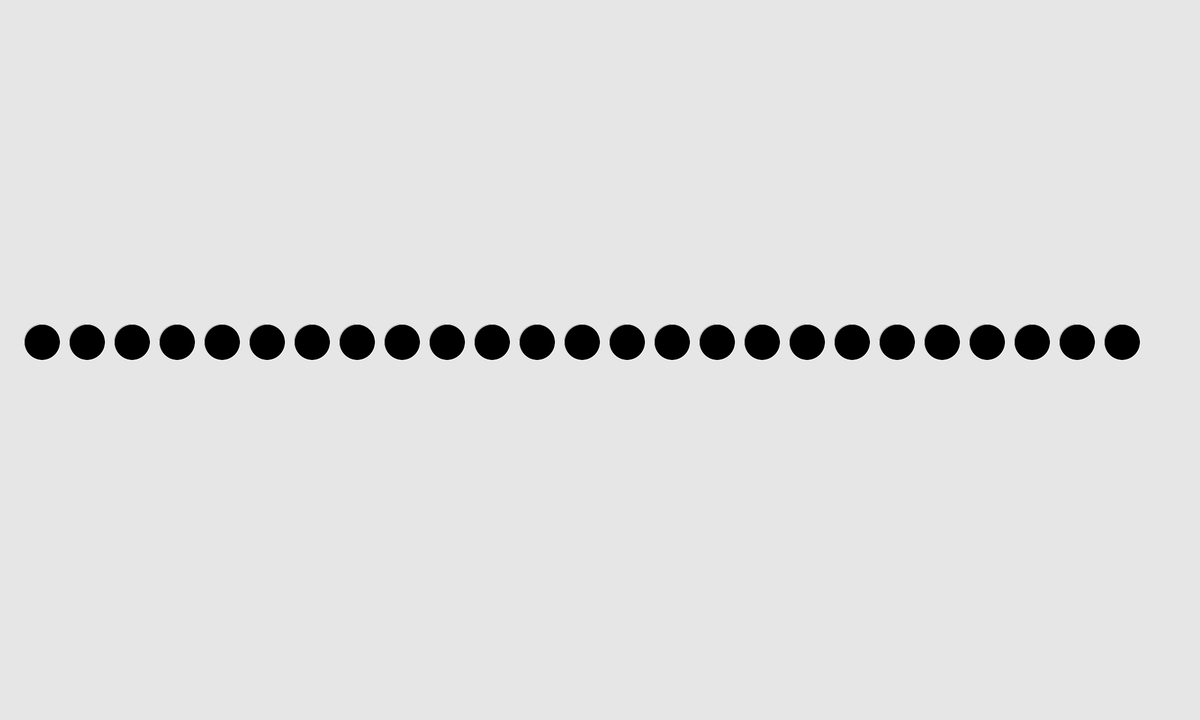
Frame 1 (no input)
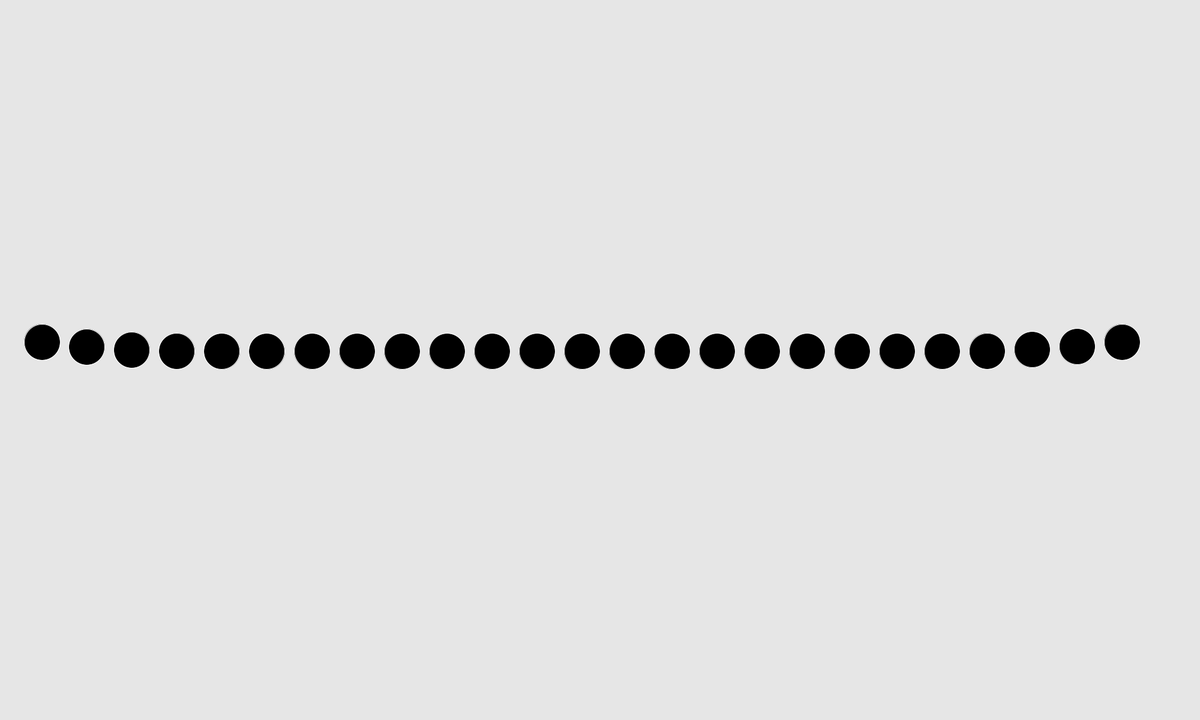
Frame 60 (the mouse pressed at the canvas centre just before this capture)
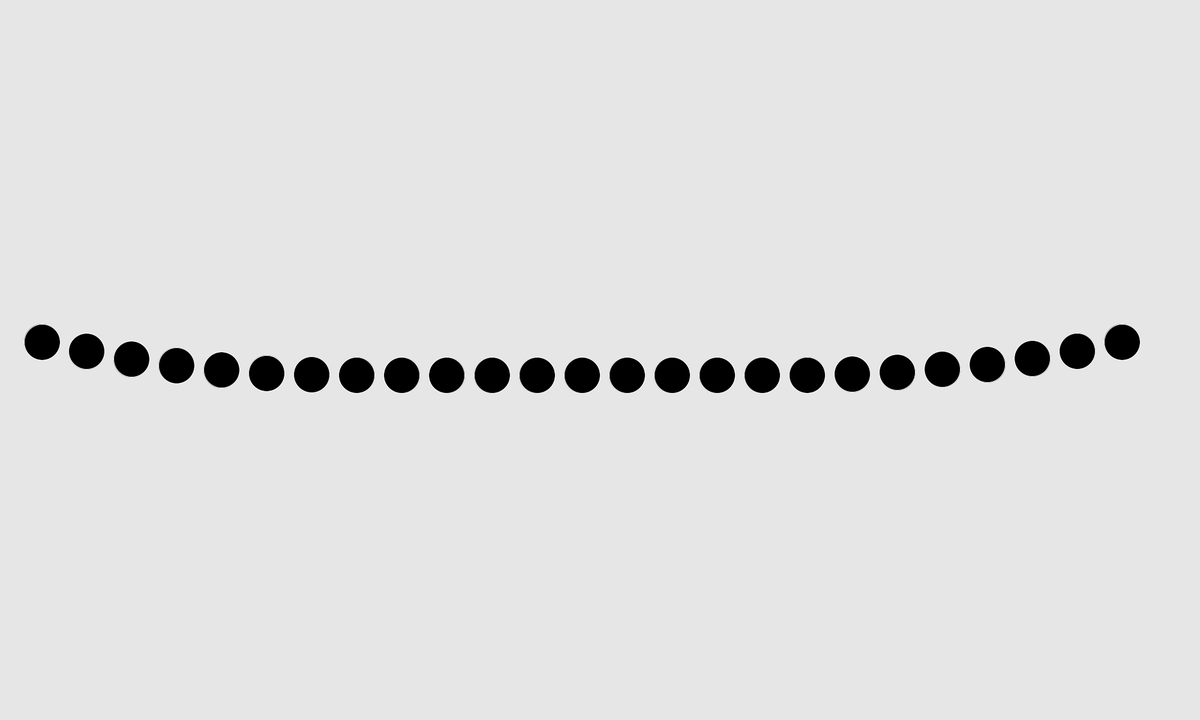
Frame 120 (the mouse held since frame 60 and released just before this capture)

The Processing sketch that drew these frames (run headless with seeded random() and noise(); from frame 60 on, the mouse is pressed at the canvas centre):

// Processing sketch: PhysicsParticleString_Bridge
// ── PhysicsParticleString_Bridge.pde
// Physics Particle String //

// global measurements
float pixelspermeter = 10;
float scrWidth = 200; // meters
float scrHeight = 120; // meters
float dt = 0.01;


// constants
float stringLen; // lenght of chain
float KString = 10;
float KAir = .1;

// chain
particle[] chain = new particle[25];

// particle assets
particle[] neighborlist1 = new particle[1];
particle[] neighborlist2 = new particle[2];

void setup() {
  size(2000, 1200);
  
  // String size
  stringLen = scrWidth - 20;
  background( 230,230,230);
  
  // Particles
  for ( int i = 0; i < chain.length; i++ ) {
     chain[i] = new particle( stringLen * i/(chain.length-1) + 10, scrHeight / 2, scrHeight, color(0,0,0));
  }
  frameRate(1/dt);
}

void draw()
{
  // clear
  background(230,230,230);
  
  // first link
  chain[0].render();
  
  // middle links
  // for (int i = 1; i<chain.length-1; i++)
  for (int i = chain.length-2 ; i > 0; i--)
  {
    //// println("updating particle" + i );
    neighborlist2[0] = chain[i-1];
    neighborlist2[1] = chain[i+1];
    chain[i].update(neighborlist2);
    chain[i].render();
  }
  
  // last link
  //neighborlist1[0] = chain[chain.length - 2];
  //chain[(chain.length - 1)].update(neighborlist1);
  chain[(chain.length - 1)].render();
}

class particle {
  
  // values
  float relaxDist, dist, screenHeight, k, m;
  PVector v, r, f, displacement, normalDisplacement, tension,vNormalized, airRes, vNormal;
  PVector fAir = new PVector(0,0,0);
  color renderColor;
  
  // initiator
  particle(float x,float y, float tempscreenHeight, color tempRenderColor) {
    v = new PVector(0, 0);
    r = new PVector(x,y);
    f = new PVector(0,0);
    renderColor = tempRenderColor;
    relaxDist = stringLen / chain.length * .7;
    m = .1; // kg
    screenHeight = tempscreenHeight;
  }
  
  // draw command
  void render () {
    stroke(255,255,255);
    fill(renderColor);
    ellipse((r.x-3) * pixelspermeter, (screenHeight - r.y-3) * pixelspermeter, 60, 60);
  }
  
  void update (particle[] neighbors) {
    // force calculations
    f.x = 0;
    f.y = 0;
        
    // Gravity
    f.add(0, -9.8*m);
    
    // Neighbors
     for (int i=0; i < neighbors.length; i++)
    //for (int i=neighbors.length-1; i > -1; i--)
    {
      dist = PVector.dist(neighbors[i].r, r);
      
      if (dist > relaxDist) {
        displacement = PVector.sub(neighbors[i].r, r);
        normalDisplacement = displacement;
        normalDisplacement.normalize();
        tension = PVector.mult( normalDisplacement, (dist - relaxDist) * KString );
        
        f.add(tension);
      }
    }
      
    // Air
    fAir.x = v.x;
    fAir.y = v.y;
    fAir.z = v.z;
    fAir.normalize();
    fAir.mult(-KAir * v.mag()); 
    
    f.add(fAir);
      
      
    // Update velocity and postion

    v.add(PVector.mult( PVector.div(f, m), dt ));
    r.add(PVector.mult(v, dt));
    
    
     
  }
}
